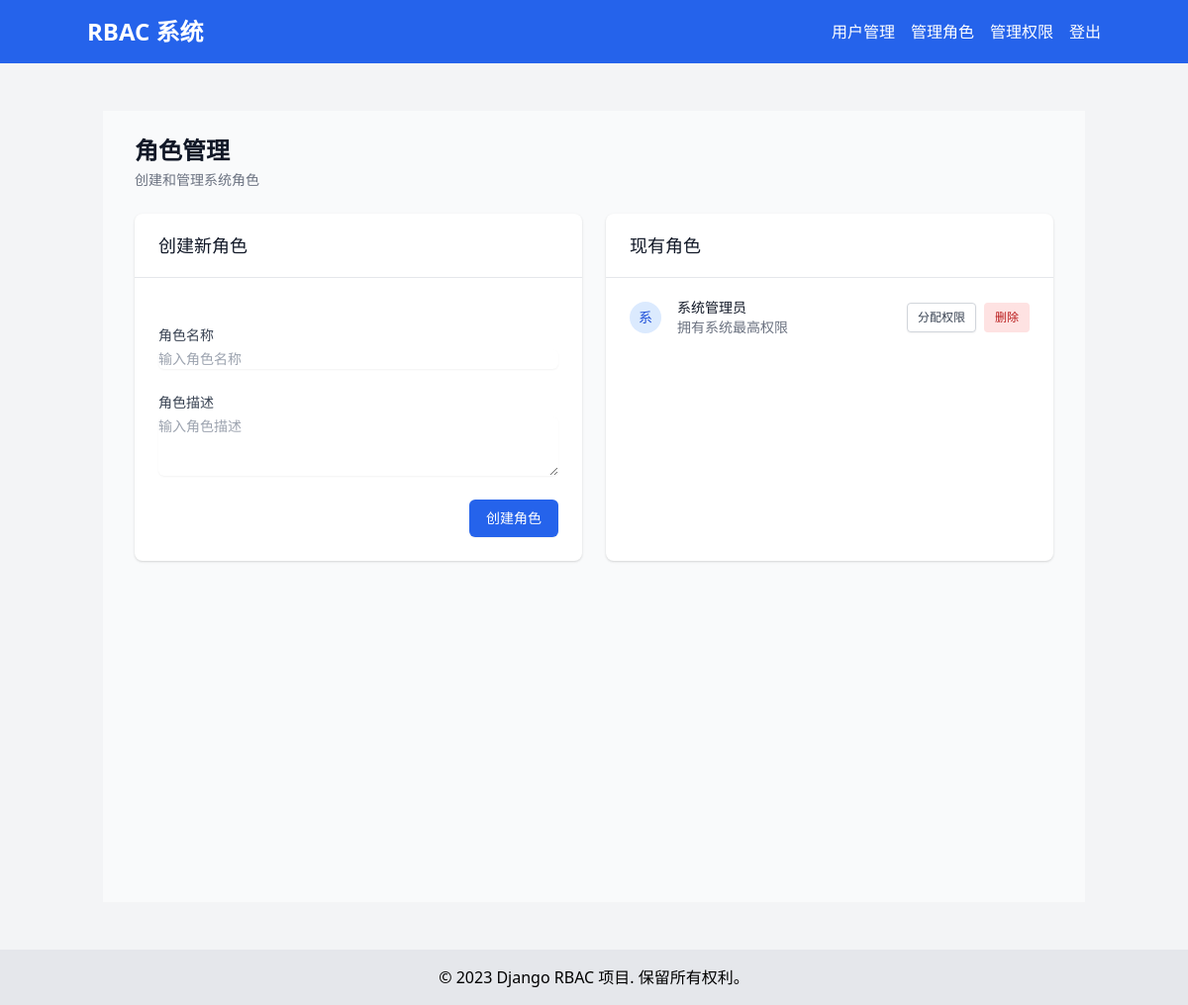
The page /accounts/manage-roles/ (signed in) on the database its author committed.
### accounts/models.py (models this page shows, shortened)
class Role(models.Model):
    name = models.CharField(max_length=255, unique=True)
    description = models.TextField(blank=True)
    permissions = models.ManyToManyField(Permission, related_name='roles')

### accounts/views.py (the view)
# urls.py: path('accounts/manage-roles/', account_views.manage_roles, name='manage_roles'),
@login_required
def manage_roles(request):
    if request.method == 'POST':
        form = RoleForm(request.POST)
        if form.is_valid():
            form.save()
            messages.success(request, '角色创建成功。')
            return redirect('manage_roles')
    else:
        form = RoleForm()
    roles = Role.objects.all()
    return render(request, 'accounts/manage_roles.html', {'form': form, 'roles': roles})

### accounts/forms.py
class RoleForm(forms.ModelForm):
    class Meta:
        model = Role
        fields = ['name', 'description']

### accounts/models.py (called while the page is built)
    def has_user_management_permission(self):
        return (
                self.is_superuser or
                self.is_staff or
                self.has_perm('accounts.view_customuser') or
                UserRole.objects.filter(
                    user=self,
                    role__rolepermission__permission__codename='can_manage_users'
                ).exists()
        )

### accounts/templates/accounts/manage_roles.html (shortened to what this page needs)
{% extends 'base.html' %}
{% block content %}
<div class="min-h-screen bg-gray-50 py-6">
    <div class="max-w-7xl mx-auto px-4 sm:px-6 lg:px-8">
        <div class="mb-6">
            <h2 class="text-2xl font-bold text-gray-900">角色管理</h2>
            <p class="mt-1 text-sm text-gray-500">创建和管理系统角色</p>
        </div>
        <div class="grid grid-cols-1 gap-6 lg:grid-cols-2">
            <div class="bg-white shadow rounded-lg">
                <div class="px-4 py-5 border-b border-gray-200 sm:px-6">
                    <h3 class="text-lg leading-6 font-medium text-gray-900">
                        创建新角色
                    </h3>
                </div>
                <div class="px-4 py-5 sm:p-6">
                    <form method="post" class="space-y-6">
                        <div>
                            <label for="{{ form.name.id_for_label }}" class="block text-sm font-medium text-gray-700">
                                角色名称
                            </label>
                            <div class="mt-1">
                                <input type="text" name="{{ form.name.name }}" id="{{ form.name.id_for_label }}"
                                    class="shadow-sm focus:ring-blue-500 focus:border-blue-500 block w-full sm:text-sm border-gray-300 rounded-md"
                                    placeholder="输入角色名称">
                            </div>
                        </div>
                        <div>
                            <label for="{{ form.description.id_for_label }}" class="block text-sm font-medium text-gray-700">
                                角色描述
                            </label>
                            <div class="mt-1">
                                <textarea name="{{ form.description.name }}" id="{{ form.description.id_for_label }}" rows="3"
                                    class="shadow-sm focus:ring-blue-500 focus:border-blue-500 block w-full sm:text-sm border-gray-300 rounded-md"
                                    placeholder="输入角色描述"></textarea>
                            </div>
                        </div>
                        <div class="flex justify-end">
                            <button type="submit"
                                class="inline-flex items-center px-4 py-2 border border-transparent text-sm font-medium rounded-md shadow-sm text-white bg-blue-600 hover:bg-blue-700 focus:outline-none focus:ring-2 focus:ring-offset-2 focus:ring-blue-500">
                                创建角色
                            </button>
                        </div>
                    </form>
                </div>
            </div>
            <div class="bg-white shadow rounded-lg">
                <div class="px-4 py-5 border-b border-gray-200 sm:px-6">
                    <h3 class="text-lg leading-6 font-medium text-gray-900">
                        现有角色
                    </h3>
                </div>
                <div class="px-4 py-5 sm:p-6">
                    {% if roles %}
                    <div class="flow-root">
                        <ul role="list" class="-my-5 divide-y divide-gray-200">
                            {% for role in roles %}
                            <li class="py-4">
                                <div class="flex items-center space-x-4">
                                    <div class="flex-shrink-0">
                                        <span class="inline-flex items-center justify-center h-8 w-8 rounded-full bg-blue-100">
                                            <span class="text-sm font-medium leading-none text-blue-700">
                                                {{ role.name|first|upper }}
                                            </span>
                                        </span>
                                    </div>
                                    <div class="flex-1 min-w-0">
                                        <p class="text-sm font-medium text-gray-900 truncate">
                                            {{ role.name }}
                                        </p>
                                        <p class="text-sm text-gray-500 truncate">
                                            {{ role.description|default:"暂无描述" }}
                                        </p>
                                    </div>
                                    <div class="flex items-center space-x-2">
                                        <a href="{% url 'assign_permission' role.id %}"
                                            class="inline-flex items-center px-2.5 py-1.5 border border-gray-300 shadow-sm text-xs font-medium rounded text-gray-700 bg-white hover:bg-gray-50 focus:outline-none focus:ring-2 focus:ring-offset-2 focus:ring-blue-500">
                                            分配权限
                                        </a>
                                        <button type="button"
                                            class="inline-flex items-center px-2.5 py-1.5 border border-transparent text-xs font-medium rounded text-red-700 bg-red-100 hover:bg-red-200 focus:outline-none focus:ring-2 focus:ring-offset-2 focus:ring-red-500"
                                            onclick="if(confirm('确定要删除此角色吗？')) location.href='{% url 'delete_role' role.id %}'">
                                            删除
                                        </button>
                                    </div>
                                </div>
                            </li>
                            {% endfor %}
                        </ul>
                    </div>
                    {% else %}
                    <div class="text-center py-4">
                        <p class="text-sm text-gray-500">暂无角色数据</p>
                    </div>
                    {% endif %}
                </div>
            </div>
        </div>
    </div>
</div>
{% endblock %}

### rows shown on the page
Role: name|first "系", name "系统管理员", description "拥有系统最高权限"
